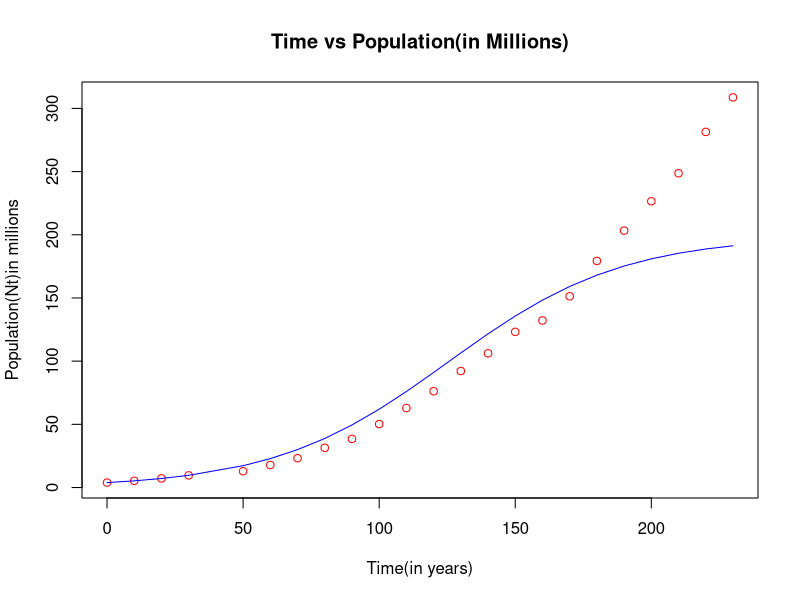
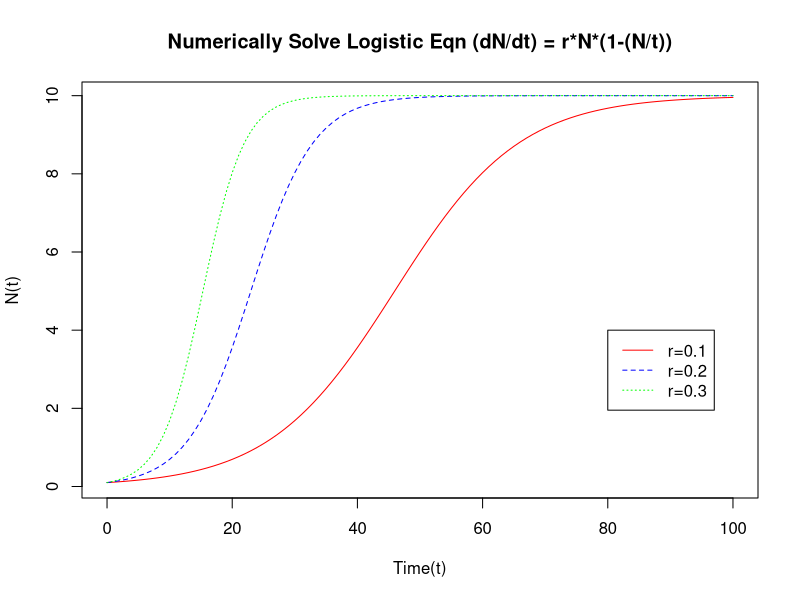

Generate these figures, in order, with R:
#Q1: dN/dt= rN*(1-(N/K))
## solution: Nt_b=(Nt[1]*exp(r*t))/(1+(Nt[1]/K)*(exp(r*t)-1)
library(deSolve)
# parameters
r<-0.0312
K<-198.6

## a. plot time versus population in a graph
# data for the US census
t<-c(0,10,20,30,50,60,70,80,90,100,110,120,130,140,150,160,170,180,190,200,210,220,230)
Nt<-c(3.9,5.3,7.2,9.6,12.9,17.8,23.2,31.4,38.5,50.2,62.9,76.2,92.2,
      106.2,123.2,132.2,151.3,179.3,203.3,226.5,248.7,281.42,308.7)
plot(t,Nt,xlab="Time(in years)", ylab="Population(Nt)in millions", 
     main="Time vs Population(in Millions)", col="red", type='p',)
## b. For the values r = 0.0312 and K = 198.6, compute N(t) as a function of t using above
#solution formula. Plot this curve on the same plot along with data points. Upto which year, the fit
#is good? Is the logistic equation is good model for this population growth data?. Comment.

Nt_b<- (Nt[1]*exp(r*t))/(1+(Nt[1]/K)*(exp(r*t)-1))
lines(t,Nt_b, col="blue")


## solve using deSolve

model<-function(times,y,params){
  N<-y
  r<-params[1]
  k<-params[2]
  dN<-r*N*(1-(N/k))
  return(list(dN))
}

# initial value 
y<-0.1
# parameters( r=0.1, k=10)
r<-0.1
k<-10
params<-c(r,k)

# time range for solution
times<-seq(0,100,1)

# call 'ode' function from library "deSolve"
out<-ode(y,times,model,params)

#par(mfrow = c(2, 2))
# overloaded function for ode
plot(out, xlab="Time(t)", ylab="N(t)", col='red', main="Numerically Solve Logistic Eqn (dN/dt) = r*N*(1-(N/t))")

#summary
print(out)
print(summary(out))

# change params
r<-0.2
k<-10
params<-c(r,k)
out2<-ode(y,times,model,params)
lines(out2, xlab="Time(t)", ylab="N(t)", col='blue', lty=2)

r<-0.3
k<-10
params<-c(r,k)
out3<-ode(y,times,model,params)
lines(out3, xlab="Time(t)", ylab="N(t)", col='green', lty=3)

legend(80,4,legend=c("r=0.1","r=0.2","r=0.3"), col=c("red","blue","green"),
       lty=c(1,2,3), ncol=1)
